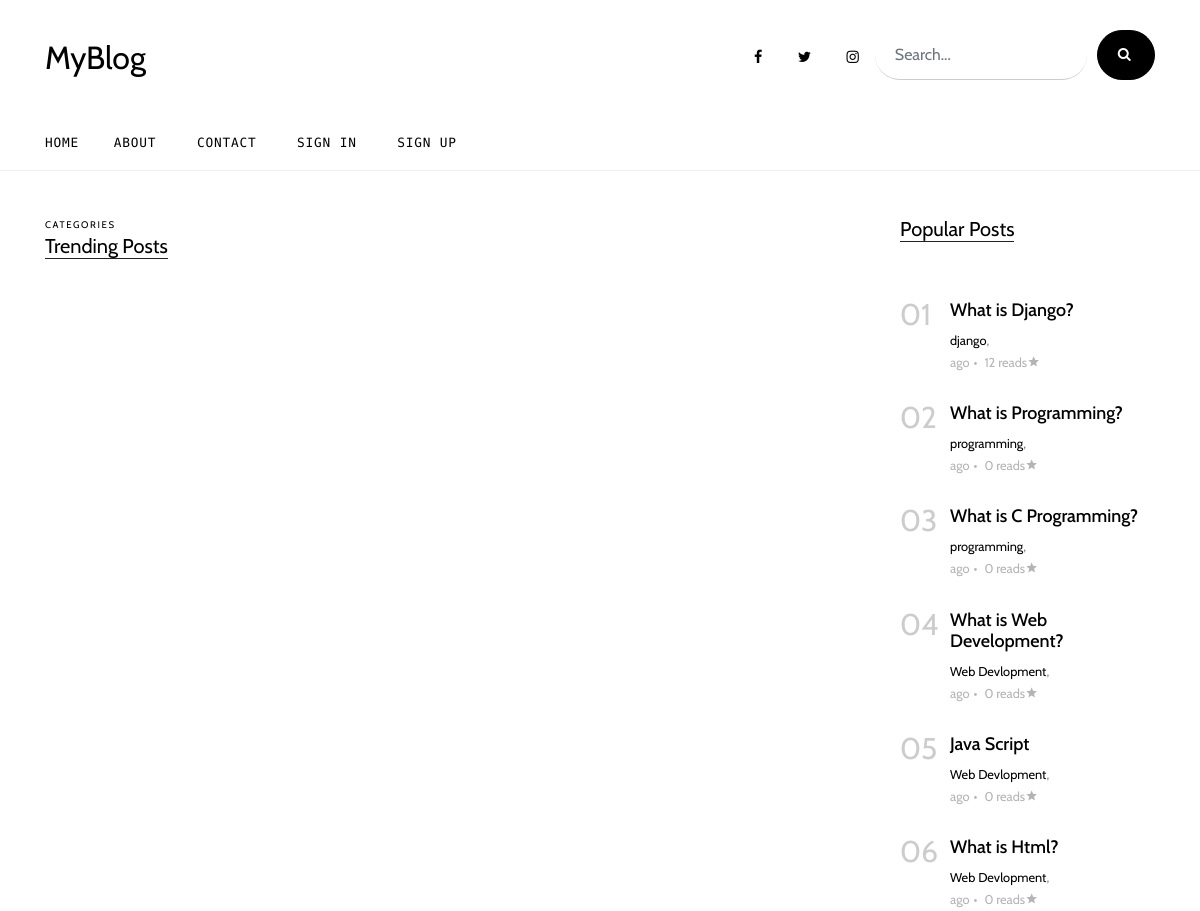
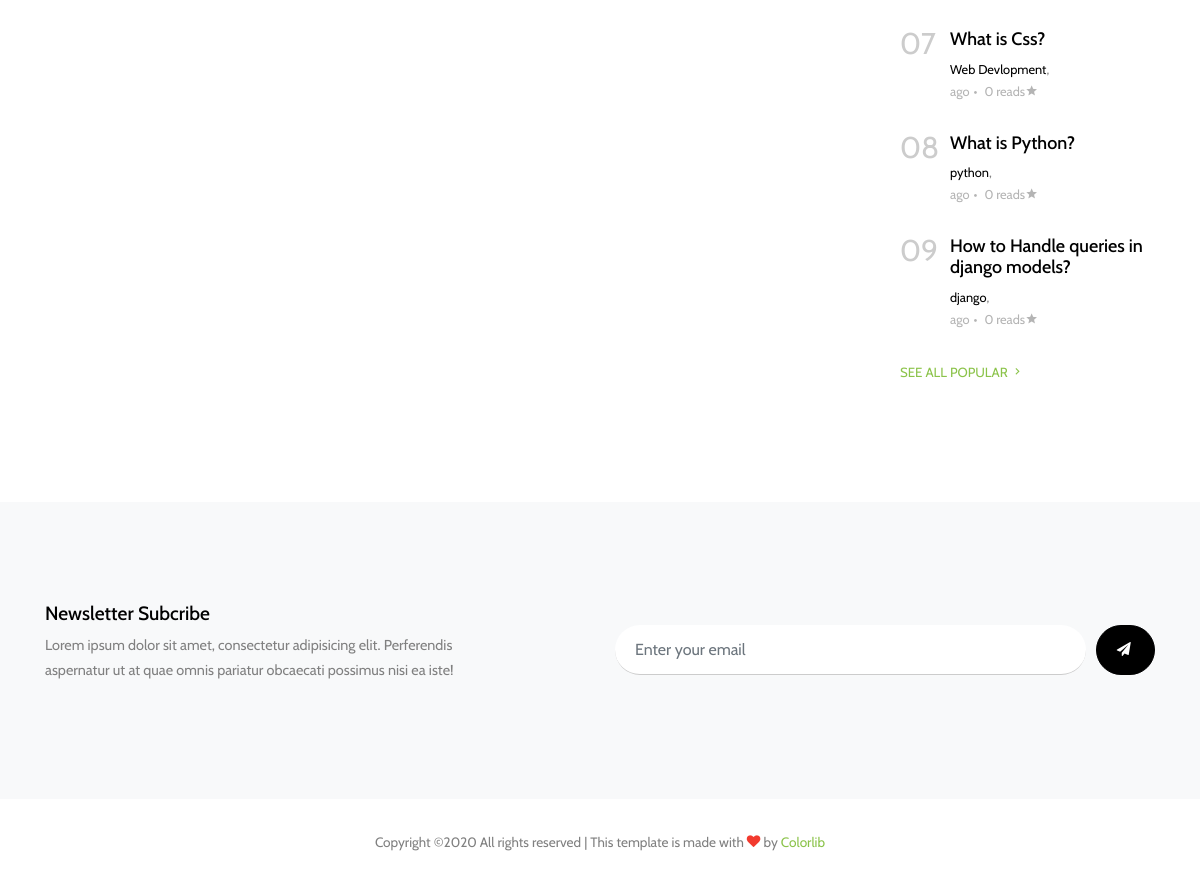
Page /view_all/trending on the committed database (2 pictures, top to bottom).
### blogapp/models.py (models this page shows, shortened)
class Post(models.Model):
    title=models.CharField(max_length=50)
    overview=models.TextField()
    slug = models.SlugField(null=True, blank=True)
    body_text = RichTextUploadingField(null=True)
    time_upload=models.DateTimeField(auto_now_add=True)
    author=models.ForeignKey(Author,on_delete=models.CASCADE)
    thumbnail=models.ImageField(upload_to='thumbnails')
    publish=models.BooleanField()
    categories=models.ManyToManyField(Categorie)
    read=models.IntegerField(default=0)
    class Meta:
        ordering=['-pk']

class Categorie(models.Model):
    title=models.CharField(max_length=20)

### blogapp/views.py (the view)
# urls.py: path('view_all/<str:query>',views.view_all,name='view_all'),
def view_all(request, query):
    week_ago=datetime.date.today()-datetime.timedelta(days=7)
    acpt=['trending','popular']
    q=query.lower()
    if q in acpt:
        if q==acpt[0]:
            params={
            'posts':Post.objects.filter(time_upload__gte=week_ago).order_by('-read'),
            'title': "Trending Posts",
            'pop_post': Post.objects.order_by('-read')[:9],}
        elif q==acpt[1]:
            params={
            'posts': Post.objects.order_by('-read'),
            'title': "Trending Posts",
            'pop_post': Post.objects.order_by('-read')[:9],}
        else:
            pass
    return render(request,'all.html',params)

### blogapp/templates/all.html (shortened to what this page needs)
{% extends 'base.html' %}
  {% block body %}
  {% load static %}
    <div class="site-section">
      <div class="container">
        <div class="row">
          <div class="col-lg-9">
            <div class="section-title">
              <span class="caption d-block small">Categories</span>
              <h2>{{title}}</h2>
            </div>
          </div>
          <div class="col-lg-3">
            <div class="section-title">
              <h2>Popular Posts</h2>
            </div>
             {% for post in pop_post %}
            <div class="trend-entry d-flex">
              <div class="number align-self-start">0{{forloop.counter}}</div>
              <div class="trend-contents">
                <h2><a href="blog-single.html">{{post.title}}</a></h2>
                <div class="post-meta">
                  <span class="d-block">
                    {% for cat in post.categories.all %}
                      <a href="#">{{cat.title}}</a>,
                    {% endfor %}
                  </span>
                  <span class="date-read">{{post.time_uplaod|timesince}} ago<span class="mx-1">&bullet;</span> {{post.read}} reads<span class="icon-star2"></span></span>
                </div>
              </div>
            </div>
            {% endfor %}
            <p>
              <a href="{% url 'view_all' 'popular' %}" class="more">See All Popular <span class="icon-keyboard_arrow_right"></span></a>
            </p>
          </div>
        </div>
      </div>
    </div>
    <div class="site-section subscribe bg-light">
      <div class="container">
        <form action="#" class="row align-items-center">
          <div class="col-md-5 mr-auto">
            <h2>Newsletter Subcribe</h2>
            <p>Lorem ipsum dolor sit amet, consectetur adipisicing elit. Perferendis aspernatur ut at quae omnis pariatur obcaecati possimus nisi ea iste!</p>
          </div>
          <div class="col-md-6 ml-auto">
            <div class="d-flex">
              <input type="email" class="form-control" placeholder="Enter your email">
              <button type="submit" class="btn btn-secondary" ><span class="icon-paper-plane"></span></button>
            </div>
          </div>
        </form>
      </div>
    </div>
  {% endblock body %}

### static/css/style.css (style rules this page uses)
html { overflow-x: hidden; }
body { line-height: 1.7; color: gray; font-weight: 300; font-size: .9rem; }
a { -webkit-transition: .3s all ease; -o-transition: .3s all ease; transition: .3s all ease; }
h1, h2, h3, h4, h5, .h1, .h2, .h3, .h4, .h5 { font-family: "Cabin", -apple-system, BlinkMacSystemFont, "Segoe UI", Roboto, "Helvetica Neue", Arial, sans-serif, "Apple Color Emoji", "Segoe UI Emoji", "Segoe UI Symbol", "Noto Color Emoji"; }
.site-section { padding: 2.5em 0; }
@media (min-width: 768px) { .site-section { padding: 7em 0; } }
.section-title { color: #000; margin-bottom: 50px; }
.section-title h2 { font-size: 20px; font-weight: 400; border-bottom: 1px solid #222; position: relative; display: inline-block; }
.section-title h2:before { position: absolute; content: ""; height: 1px; background: #777; }
.btn { text-transform: uppercase; font-size: 14px; letter-spacing: .2rem; font-family: "Cabin", -apple-system, BlinkMacSystemFont, "Segoe UI", Roboto, "Helvetica Neue", Arial, sans-serif, "Apple Color Emoji", "Segoe UI Emoji", "Segoe UI Symbol", "Noto Color Emoji"; }
.post-meta { font-size: .8rem; }
.post-meta a { color: #000; }
.date-read { color: #b4b4b4; }
.trend-entry { margin-bottom: 30px; }
.trend-entry .number { -webkit-box-flex: 0; -ms-flex: 0 0 50px; flex: 0 0 50px; font-size: 30px; line-height: 1; color: #ccc; }
.trend-entry .trend-contents h2 { font-size: 18px; }
.trend-entry .trend-contents h2 a { color: #000; }
.caption { font-size: .9rem; text-transform: uppercase; letter-spacing: .1rem; }
.caption.small { font-size: .6rem; }
.more { color: #8bc34a; text-transform: uppercase; font-size: .83rem; }
.form-control { margin-right: 10px; height: 50px; padding-left: 20px; padding-right: 20px; border-radius: 30px; border: none; background: #fff; border-bottom: 1px solid transparent; border-bottom: 1px solid #ccc; }
.btn { border-radius: 30px; background: #000; padding-left: 20px; padding-right: 20px; border-color: #000; color: #fff; }
.subscribe form .form-control { margin-right: 10px; height: 50px; padding-left: 20px; padding-right: 20px; border-radius: 30px; border: none; background: #fff; border-bottom: 1px solid transparent; border-bottom: 1px solid #ccc; }
.subscribe form .btn { border-radius: 30px; background: #000; padding-left: 20px; padding-right: 20px; border-color: #000; }
.subscribe form h2 { font-size: 1.2rem; color: #000; }
.subscribe form p { font-size: .9rem; }

### rows in the picture
Post: title "What is Django?", read "12"
Categorie: title "django"
Post: title "What is Programming?", read "0"
Categorie: title "programming"
Post: title "What is C Programming?", read "0"
Post: title "What is Web Development?", read "0"
Categorie: title "Web Devlopment"
Post: title "Java Script", read "0"
Post: title "What is Html?", read "0"
Post: title "What is Css?", read "0"
Post: title "What is Python?", read "0"
Categorie: title "python"
Post: title "How to Handle queries in django models?", read "0"

### other values in the picture
{{ title }} "Trending Posts"
